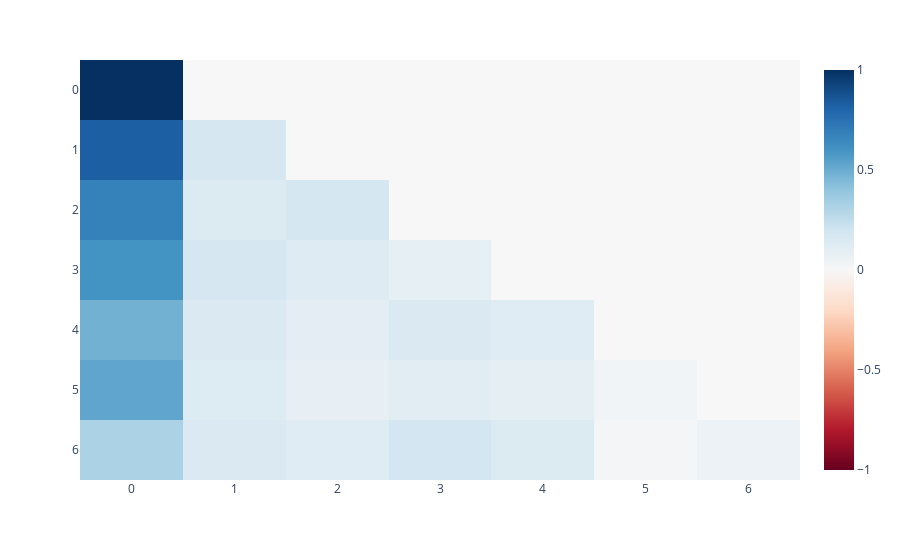

Write notebook code for a chart like this one.
### Code cell
imshow(
    viz_attn[:,0].mean(0),
    title="",
    xaxis="", 
    yaxis="",
)

### Figure 1 — Plotly figure (JSON) as saved in the notebook; plotly's stock layout.template omitted (floating-point values rounded to 4 significant figures)
{"data": [{"coloraxis": "coloraxis", "hovertemplate": "x: %{x}<br>y: %{y}<br>color: %{z}<extra></extra>", "name": "0", "type": "heatmap", "xaxis": "x", "yaxis": "y", "z": [[1, 0, 0, 0, 0, 0, 0], [0.825, 0.175, 0, 0, 0, 0, 0], [0.6818, 0.1416, 0.1766, 0, 0, 0, 0], [0.6015, 0.1762, 0.1299, 0.09243, 0, 0, 0], [0.4789, 0.1471, 0.1061, 0.1472, 0.1208, 0, 0], [0.5293, 0.1368, 0.08494, 0.1143, 0.1011, 0.0336, 0], [0.3182, 0.1504, 0.1259, 0.1851, 0.1406, 0.01934, 0.06051]]}], "layout": {"coloraxis": {"cmid": 0, "colorscale": [[0, "rgb(103,0,31)"], [0.1, "rgb(178,24,43)"], [0.2, "rgb(214,96,77)"], [0.3, "rgb(244,165,130)"], [0.4, "rgb(253,219,199)"], [0.5, "rgb(247,247,247)"], [0.6, "rgb(209,229,240)"], [0.7, "rgb(146,197,222)"], [0.8, "rgb(67,147,195)"], [0.9, "rgb(33,102,172)"], [1, "rgb(5,48,97)"]]}, "margin": {"t": 60}, "xaxis": {"anchor": "y", "domain": [0, 1], "title": {"text": ""}}, "yaxis": {"anchor": "x", "autorange": "reversed", "domain": [0, 1], "title": {"text": ""}}}}
